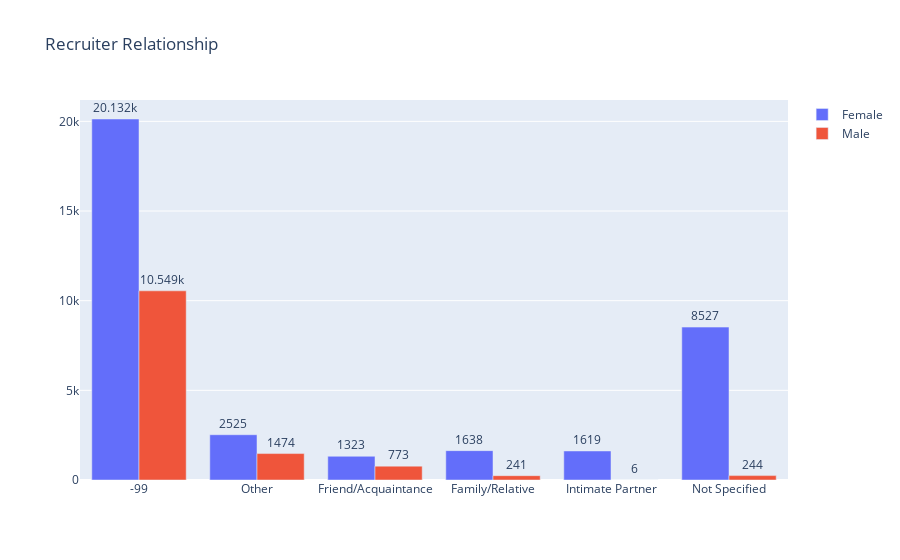

Here is the notebook cell this chart was saved with:
### Code cell
fig = go.Figure(data=[
    go.Bar(name='Female', x=data_bar_f.index, y=data_bar_f),
    go.Bar(name='Male', x=data_bar_m.index, y=data_bar_m)
])
fig.update_traces(texttemplate='%{value}', textposition='outside')
fig.update_layout(title_text='Recruiter Relationship')
fig.show()

### Figure 1 — Plotly figure (JSON) as saved in the notebook; plotly's stock layout.template omitted (floating-point values rounded to 4 significant figures)
{"data": [{"name": "Female", "textposition": "outside", "texttemplate": "%{value}", "type": "bar", "x": ["-99", "Other", "Friend/Acquaintance", "Family/Relative", "Intimate Partner", "Not Specified"], "y": [20132, 2525, 1323, 1638, 1619, 8527]}, {"name": "Male", "textposition": "outside", "texttemplate": "%{value}", "type": "bar", "x": ["-99", "Friend/Acquaintance", "Other", "Family/Relative", "Not Specified", "Intimate Partner"], "y": [10549, 773, 1474, 241, 244, 6]}], "layout": {"title": {"text": "Recruiter Relationship"}}}
